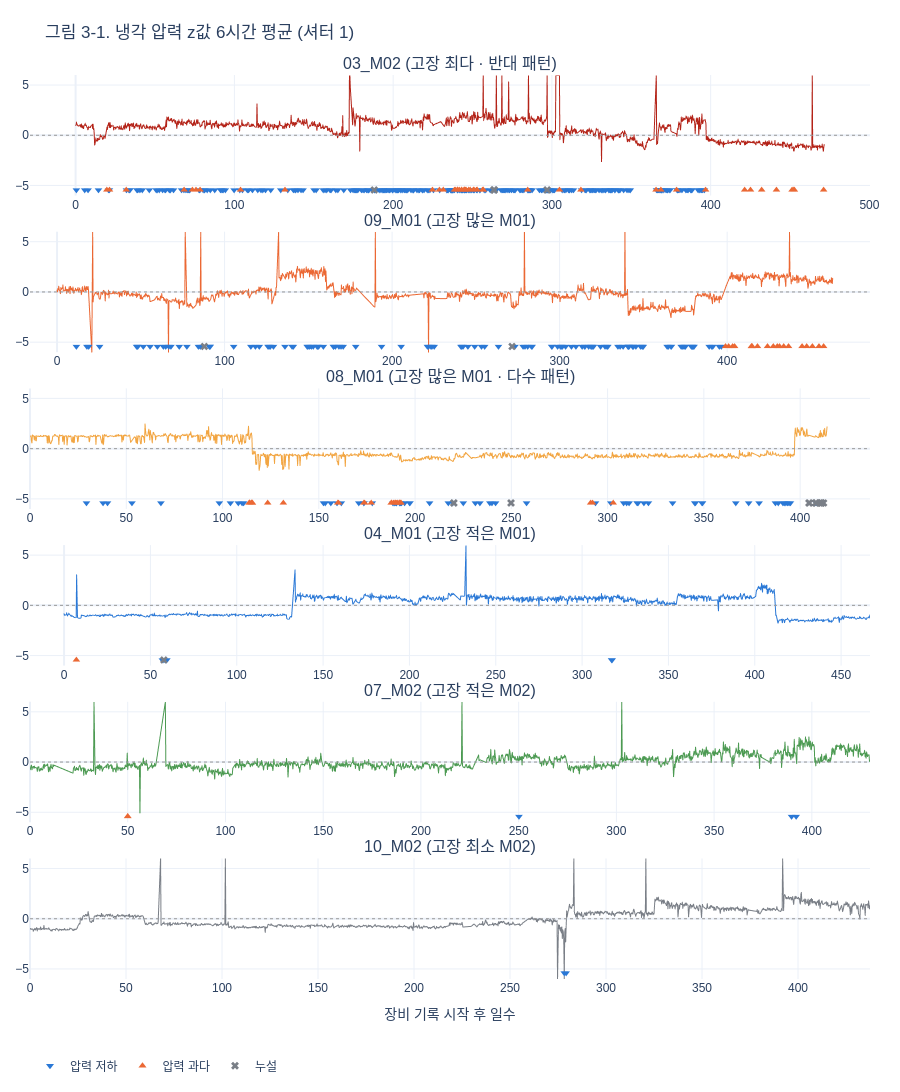
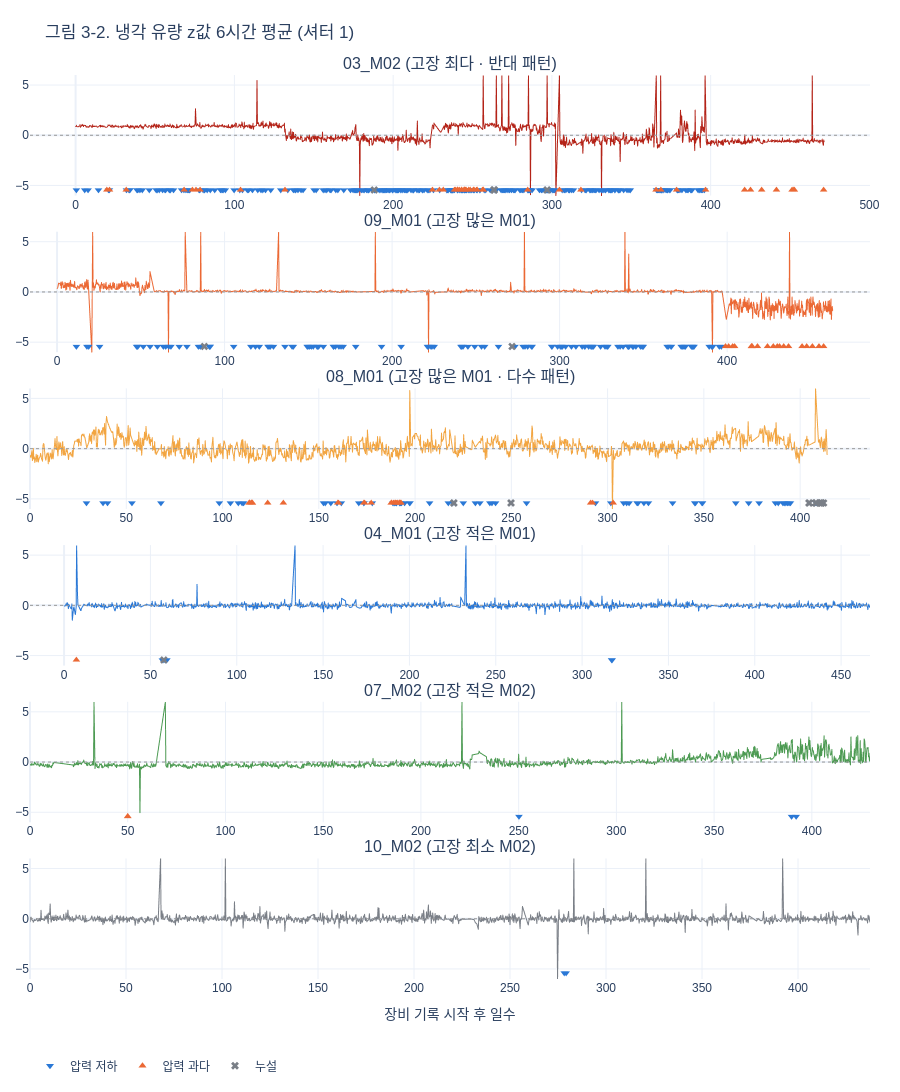

Notebook code for these charts, in order:
### Markdown cell above
## 3. 전체 기간 추세

장비별 셔터 1 구간의 z값을 **6시간 단위로 묶어 원본 행 수로 가중 평균**했다. 0은 그 장비·레시피·스텝의 평소 수준이다. 아래쪽 기호는 고장 기록이다(▼ 압력 저하, ▲ 압력 과다, × 누설). 세로축은 ±6에서 자른다.

**가중치**: 스텝 구간마다 그 구간의 **원본 행 수**(`n_rows`, 약 4초당 1행)를 가중치로 준다. 원본 행 수는 구간이 이어진 시간 길이와 같으므로, 6시간 칸의 값은 Σ(z × 원본 행 수) / Σ(원본 행 수)이다. 예를 들어 z = +2.0인 4초짜리 구간과 z = 0.0인 6분짜리 구간이 있으면 단순 평균은 1.0이지만 가중 평균은 0.02다. 몇 초짜리 짧은 구간이 긴 구간과 같은 무게를 갖지 않게 하려는 것이다. 1장(압력 저하 전 냉각 압력 z)과 6장(고장 전 48시간 궤적)도 같은 방식이다.

### Code cell
BIN_SEC = 6 * HOUR                        # 긴 기간 그림의 묶음 단위: 6시간

def six_hour_mean(tool, sensor):
    """장비·센서의 z값을 6시간 칸별 가중 평균한다. 반환: (기록 시작 후 일수를 index로 한 Series, 장비 시작 시각)"""
    seg = sel_df[(sel_df.Tool == tool) & (sel_df.shutter == 1)].dropna(subset=['z_' + sensor])   # 셔터 1 · z값 있는 구간만
    tool_start = tool_start_by[tool]                                                             # 장비 기록 시작 시각
    bin_idx = (seg.time_start - tool_start) // BIN_SEC          # 구간이 속한 6시간 칸 번호 (묶는 기준, 가중치 아님)
    weight = seg.n_rows                                         # 가중치 = 구간의 원본 행 수(구간 길이)
    # 칸별 가중 평균 = Σ(z × weight) / Σ(weight)
    #   예: z=+2.0(1행, 4초)과 z=0.0(99행, 약 6분) → 단순 평균 1.0, 가중 평균 0.02
    bin_mean = (seg['z_' + sensor] * weight).groupby(bin_idx).sum() / weight.groupby(bin_idx).sum()
    return pd.Series(bin_mean.values, index=bin_mean.index * BIN_SEC / DAY), tool_start   # 칸 번호 -> 일수

# ── 그림 3-1(냉각 압력), 3-2(냉각 유량): 장비 4대를 위아래로 ──────
for sensor in ['FLOWCOOLPRESSURE', 'FLOWCOOLFLOWRATE']:
    fig = make_subplots(rows=len(SEL), cols=1, shared_xaxes=False, vertical_spacing=.04,
                        subplot_titles=[f'{tool} ({ROLE[tool]})' for tool in SEL])
    for row, tool in enumerate(SEL, 1):
        z_6h, tool_start = six_hour_mean(tool, sensor)
        # 선: 6시간 가중 평균 z (±6에서 자름). Scattergl = 점이 많아도 가벼운 WebGL 그림
        fig.add_trace(go.Scattergl(x=z_6h.index, y=z_6h.values.clip(-6, 6), mode='lines',
                                   line=dict(color=TCOLOR[tool], width=1), showlegend=False,
                                   hovertemplate='%{x:.1f}일<br>z %{y:.2f}<extra></extra>'), row=row, col=1)
        # 아래쪽 기호: 고장 기록 위치 (종류별 모양·색)
        tool_events = events[events.Tool == tool]
        for ftype in ORDER:
            type_events = tool_events[tool_events.종류 == ftype]
            fig.add_trace(go.Scattergl(x=(type_events.time - tool_start) / DAY, y=np.full(len(type_events), -5.4),
                                       mode='markers', marker=dict(symbol=FSYMBOL[ftype], color=FCOLOR[ftype], size=7),
                                       name=ftype, legendgroup=ftype, showlegend=row == 1,
                                       hovertemplate=ftype + ' %{x:.1f}일<extra></extra>'), row=row, col=1)
        fig.add_hline(y=0, line=dict(color='#999', dash='dot', width=1), row=row, col=1)   # 0 = 평소 수준
        fig.update_yaxes(range=[-6, 6], row=row, col=1)
    fig.update_xaxes(title_text='장비 기록 시작 후 일수', row=len(SEL), col=1)
    fig.update_layout(title=f'그림 3-{1 if sensor == "FLOWCOOLPRESSURE" else 2}. {NAMES[sensor]} z값 6시간 평균 (셔터 1)',
                      legend=dict(orientation='h', y=-0.08))
    show(fig, 1250)

### Figure 1 — Plotly figure (JSON) as saved in the notebook; plotly's stock layout.template omitted (floating-point values rounded to 4 significant figures; data arrays with more than 128 entries replaced by an {"elided": "..."} marker saying what was removed)
{"data": [{"hovertemplate": "%{x:.1f}일<br>z %{y:.2f}<extra></extra>", "line": {"color": "#b42318", "width": 1}, "mode": "lines", "showlegend": false, "type": "scattergl", "x": {"elided": "1739 float values"}, "xaxis": "x", "y": {"elided": "1739 float values"}, "yaxis": "y"}, {"hovertemplate": "압력 저하 %{x:.1f}일<extra></extra>", "legendgroup": "압력 저하", "marker": {"color": "#2a78d6", "size": 7, "symbol": "triangle-down"}, "mode": "markers", "name": "압력 저하", "showlegend": true, "type": "scattergl", "x": {"elided": "298 float values"}, "xaxis": "x", "y": {"elided": "298 float values"}, "yaxis": "y"}, {"hovertemplate": "압력 과다 %{x:.1f}일<extra></extra>", "legendgroup": "압력 과다", "marker": {"color": "#eb6834", "size": 7, "symbol": "triangle-up"}, "mode": "markers", "name": "압력 과다", "showlegend": true, "type": "scattergl", "x": [19.67, 21.34, 31.9, 68.33, 73.55, 75.83, 78.38, 103.9, 131.9, 224.7, 229.1, 231.6, 238.6, 239.2, 240.4, 240.7, 241.7, 243.1, 243.2, 244.6, 244.8, 244.9, 245.2, 245.5, 246.0, 247.6, 248.5, 250.5, 250.9, 252.5, 253.0, 256.3, 256.7, 256.8, 284.7, 304.8, 318.3, 365.6, 368.6, 378.5, 396.8, 421.4, 425.1, 432.1, 441.4, 451.3, 452.3, 452.7, 471.2], "xaxis": "x", "y": [-5.4, -5.4, -5.4, -5.4, -5.4, -5.4, -5.4, -5.4, -5.4, -5.4, -5.4, -5.4, -5.4, -5.4, -5.4, -5.4, -5.4, -5.4, -5.4, -5.4, -5.4, -5.4, -5.4, -5.4, -5.4, -5.4, -5.4, -5.4, -5.4, -5.4, -5.4, -5.4, -5.4, -5.4, -5.4, -5.4, -5.4, -5.4, -5.4, -5.4, -5.4, -5.4, -5.4, -5.4, -5.4, -5.4, -5.4, -5.4, -5.4], "yaxis": "y"}, {"hovertemplate": "누설 %{x:.1f}일<extra></extra>", "legendgroup": "누설", "marker": {"color": "#7a7f87", "size": 7, "symbol": "x"}, "mode": "markers", "name": "누설", "showlegend": true, "type": "scattergl", "x": [188.1, 263.5, 263.5, 263.5, 263.6, 263.8, 263.8, 296.9, 297.0], "xaxis": "x", "y": [-5.4, -5.4, -5.4, -5.4, -5.4, -5.4, -5.4, -5.4, -5.4], "yaxis": "y"}, {"hovertemplate": "%{x:.1f}일<br>z %{y:.2f}<extra></extra>", "line": {"color": "#eb6834", "width": 1}, "mode": "lines", "showlegend": false, "type": "scattergl", "x": {"elided": "1593 float values"}, "xaxis": "x2", "y": {"elided": "1593 float values"}, "yaxis": "y2"}, {"hovertemplate": "압력 저하 %{x:.1f}일<extra></extra>", "legendgroup": "압력 저하", "marker": {"color": "#2a78d6", "size": 7, "symbol": "triangle-down"}, "mode": "markers", "name": "압력 저하", "showlegend": false, "type": "scattergl", "x": {"elided": "129 float values"}, "xaxis": "x2", "y": {"elided": "129 float values"}, "yaxis": "y2"}, {"hovertemplate": "압력 과다 %{x:.1f}일<extra></extra>", "legendgroup": "압력 과다", "marker": {"color": "#eb6834", "size": 7, "symbol": "triangle-up"}, "mode": "markers", "name": "압력 과다", "showlegend": false, "type": "scattergl", "x": [399.0, 400.9, 403.3, 404.5, 414.5, 414.7, 415.0, 418.1, 424.1, 427.6, 429.9, 431.3, 433.8, 436.6, 444.8, 447.5, 450.9, 454.8, 457.6], "xaxis": "x2", "y": [-5.4, -5.4, -5.4, -5.4, -5.4, -5.4, -5.4, -5.4, -5.4, -5.4, -5.4, -5.4, -5.4, -5.4, -5.4, -5.4, -5.4, -5.4, -5.4], "yaxis": "y2"}, {"hovertemplate": "누설 %{x:.1f}일<extra></extra>", "legendgroup": "누설", "marker": {"color": "#7a7f87", "size": 7, "symbol": "x"}, "mode": "markers", "name": "누설", "showlegend": false, "type": "scattergl", "x": [87.92, 271.6], "xaxis": "x2", "y": [-5.4, -5.4], "yaxis": "y2"}, {"hovertemplate": "%{x:.1f}일<br>z %{y:.2f}<extra></extra>", "line": {"color": "#f2a541", "width": 1}, "mode": "lines", "showlegend": false, "type": "scattergl", "x": {"elided": "1469 float values"}, "xaxis": "x3", "y": {"elided": "1469 float values"}, "yaxis": "y3"}, {"hovertemplate": "압력 저하 %{x:.1f}일<extra></extra>", "legendgroup": "압력 저하", "marker": {"color": "#2a78d6", "size": 7, "symbol": "triangle-down"}, "mode": "markers", "name": "압력 저하", "showlegend": false, "type": "scattergl", "x": [29.33, 37.96, 40.25, 52.95, 67.99, 98.33, 104.1, 108.2, 110.2, 110.9, 152.4, 153.4, 156.2, 159.5, 161.7, 170.8, 173.4, 173.4, 177.8, 188.5, 188.6, 189.4, 189.5, 190.2, 190.4, 191.9, 192.1, 192.5, 193.0, 194.6, 197.2, 197.3, 207.6, 217.3, 219.6, 225.0, 231.3, 233.7, 238.8, 239.9, 241.8, 257.9, 293.7, 301.7, 308.3, 309.9, 311.2, 315.3, 315.8, 318.9, 321.2, 333.8, 345.3, 345.6, 349.0, 349.3, 366.6, 373.3, 378.7, 387.2, 388.6, 391.0, 391.8, 392.6, 393.5, 394.3, 395.0, 408.2], "xaxis": "x3", "y": [-5.4, -5.4, -5.4, -5.4, -5.4, -5.4, -5.4, -5.4, -5.4, -5.4, -5.4, -5.4, -5.4, -5.4, -5.4, -5.4, -5.4, -5.4, -5.4, -5.4, -5.4, -5.4, -5.4, -5.4, -5.4, -5.4, -5.4, -5.4, -5.4, -5.4, -5.4, -5.4, -5.4, -5.4, -5.4, -5.4, -5.4, -5.4, -5.4, -5.4, -5.4, -5.4, -5.4, -5.4, -5.4, -5.4, -5.4, -5.4, -5.4, -5.4, -5.4, -5.4, -5.4, -5.4, -5.4, -5.4, -5.4, -5.4, -5.4, -5.4, -5.4, -5.4, -5.4, -5.4, -5.4, -5.4, -5.4, -5.4], "yaxis": "y3"}, {"hovertemplate": "압력 과다 %{x:.1f}일<extra></extra>", "legendgroup": "압력 과다", "marker": {"color": "#eb6834", "size": 7, "symbol": "triangle-up"}, "mode": "markers", "name": "압력 과다", "showlegend": false, "type": "scattergl", "x": [113.8, 113.9, 114.2, 115.0, 115.1, 115.1, 115.4, 115.5, 123.4, 131.6, 159.9, 160.2, 173.4, 173.8, 177.2, 187.6, 187.8, 188.8, 189.5, 189.9, 190.1, 190.7, 190.8, 191.7, 191.9, 192.0, 192.3, 192.7, 291.2, 292.2, 302.9, 409.5], "xaxis": "x3", "y": [-5.4, -5.4, -5.4, -5.4, -5.4, -5.4, -5.4, -5.4, -5.4, -5.4, -5.4, -5.4, -5.4, -5.4, -5.4, -5.4, -5.4, -5.4, -5.4, -5.4, -5.4, -5.4, -5.4, -5.4, -5.4, -5.4, -5.4, -5.4, -5.4, -5.4, -5.4, -5.4], "yaxis": "y3"}, {"hovertemplate": "누설 %{x:.1f}일<extra></extra>", "legendgroup": "누설", "marker": {"color": "#7a7f87", "size": 7, "symbol": "x"}, "mode": "markers", "name": "누설", "showlegend": false, "type": "scattergl", "x": [220.1, 220.1, 220.2, 249.8, 249.8, 404.5, 404.8, 408.0, 408.2, 408.2, 408.4, 408.4, 410.1, 410.5, 411.0, 411.2, 412.2], "xaxis": "x3", "y": [-5.4, -5.4, -5.4, -5.4, -5.4, -5.4, -5.4, -5.4, -5.4, -5.4, -5.4, -5.4, -5.4, -5.4, -5.4, -5.4, -5.4], "yaxis": "y3"}, {"hovertemplate": "%{x:.1f}일<br>z %{y:.2f}<extra></extra>", "line": {"color": "#2a78d6", "width": 1}, "mode": "lines", "showlegend": false, "type": "scattergl", "x": {"elided": "1680 float values"}, "xaxis": "x4", "y": {"elided": "1680 float values"}, "yaxis": "y4"}, {"hovertemplate": "압력 저하 %{x:.1f}일<extra></extra>", "legendgroup": "압력 저하", "marker": {"color": "#2a78d6", "size": 7, "symbol": "triangle-down"}, "mode": "markers", "name": "압력 저하", "showlegend": false, "type": "scattergl", "x": [56.91, 57.77, 59.4, 59.46, 317.1, 317.3, 317.4], "xaxis": "x4", "y": [-5.4, -5.4, -5.4, -5.4, -5.4, -5.4, -5.4], "yaxis": "y4"}, {"hovertemplate": "압력 과다 %{x:.1f}일<extra></extra>", "legendgroup": "압력 과다", "marker": {"color": "#eb6834", "size": 7, "symbol": "triangle-up"}, "mode": "markers", "name": "압력 과다", "showlegend": false, "type": "scattergl", "x": [7.116], "xaxis": "x4", "y": [-5.4], "yaxis": "y4"}, {"hovertemplate": "누설 %{x:.1f}일<extra></extra>", "legendgroup": "누설", "marker": {"color": "#7a7f87", "size": 7, "symbol": "x"}, "mode": "markers", "name": "누설", "showlegend": false, "type": "scattergl", "x": [57.78], "xaxis": "x4", "y": [-5.4], "yaxis": "y4"}, {"hovertemplate": "%{x:.1f}일<br>z %{y:.2f}<extra></extra>", "line": {"color": "#4c9a52", "width": 1}, "mode": "lines", "showlegend": false, "type": "scattergl", "x": {"elided": "1584 float values"}, "xaxis": "x5", "y": {"elided": "1584 float values"}, "yaxis": "y5"}, {"hovertemplate": "압력 저하 %{x:.1f}일<extra></extra>", "legendgroup": "압력 저하", "marker": {"color": "#2a78d6", "size": 7, "symbol": "triangle-down"}, "mode": "markers", "name": "압력 저하", "showlegend": false, "type": "scattergl", "x": [250.2, 389.6, 392.0], "xaxis": "x5", "y": [-5.4, -5.4, -5.4], "yaxis": "y5"}, {"hovertemplate": "압력 과다 %{x:.1f}일<extra></extra>", "legendgroup": "압력 과다", "marker": {"color": "#eb6834", "size": 7, "symbol": "triangle-up"}, "mode": "markers", "name": "압력 과다", "showlegend": false, "type": "scattergl", "x": [49.98, 50.01, 50.01], "xaxis": "x5", "y": [-5.4, -5.4, -5.4], "yaxis": "y5"}, {"hovertemplate": "누설 %{x:.1f}일<extra></extra>", "legendgroup": "누설", "marker": {"color": "#7a7f87", "size": 7, "symbol": "x"}, "mode": "markers", "name": "누설", "showlegend": false, "type": "scattergl", "x": [], "xaxis": "x5", "y": [], "yaxis": "y5"}, {"hovertemplate": "%{x:.1f}일<br>z %{y:.2f}<extra></extra>", "line": {"color": "#7a7f87", "width": 1}, "mode": "lines", "showlegend": false, "type": "scattergl", "x": {"elided": "1575 float values"}, "xaxis": "x6", "y": {"elided": "1575 float values"}, "yaxis": "y6"}, {"hovertemplate": "압력 저하 %{x:.1f}일<extra></extra>", "legendgroup": "압력 저하", "marker": {"color": "#2a78d6", "size": 7, "symbol": "triangle-down"}, "mode": "markers", "name": "압력 저하", "showlegend": false, "type": "scattergl", "x": [278.3, 279.2], "xaxis": "x6", "y": [-5.4, -5.4], "yaxis": "y6"}, {"hovertemplate": "압력 과다 %{x:.1f}일<extra></extra>", "legendgroup": "압력 과다", "marker": {"color": "#eb6834", "size": 7, "symbol": "triangle-up"}, "mode": "markers", "name": "압력 과다", "showlegend": false, "type": "scattergl", "x": [], "xaxis": "x6", "y": [], "yaxis": "y6"}, {"hovertemplate": "누설 %{x:.1f}일<extra></extra>", "legendgroup": "누설", "marker": {"color": "#7a7f87", "size": 7, "symbol": "x"}, "mode": "markers", "name": "누설", "showlegend": false, "type": "scattergl", "x": [], "xaxis": "x6", "y": [], "yaxis": "y6"}], "layout": {"annotations": [{"font": {"size": 16}, "showarrow": false, "text": "03_M02 (고장 최다 · 반대 패턴)", "x": 0.5, "xanchor": "center", "xref": "paper", "y": 1.0, "yanchor": "bottom", "yref": "paper"}, {"font": {"size": 16}, "showarrow": false, "text": "09_M01 (고장 많은 M01)", "x": 0.5, "xanchor": "center", "xref": "paper", "y": 0.8267, "yanchor": "bottom", "yref": "paper"}, {"font": {"size": 16}, "showarrow": false, "text": "08_M01 (고장 많은 M01 · 다수 패턴)", "x": 0.5, "xanchor": "center", "xref": "paper", "y": 0.6533, "yanchor": "bottom", "yref": "paper"}, {"font": {"size": 16}, "showarrow": false, "text": "04_M01 (고장 적은 M01)", "x": 0.5, "xanchor": "center", "xref": "paper", "y": 0.48, "yanchor": "bottom", "yref": "paper"}, {"font": {"size": 16}, "showarrow": false, "text": "07_M02 (고장 적은 M02)", "x": 0.5, "xanchor": "center", "xref": "paper", "y": 0.3067, "yanchor": "bottom", "yref": "paper"}, {"font": {"size": 16}, "showarrow": false, "text": "10_M02 (고장 최소 M02)", "x": 0.5, "xanchor": "center", "xref": "paper", "y": 0.1333, "yanchor": "bottom", "yref": "paper"}], "font": {"family": "Malgun Gothic, sans-serif"}, "height": 1250, "legend": {"orientation": "h", "y": -0.08}, "margin": {"b": 70, "l": 30, "r": 30, "t": 75}, "shapes": [{"line": {"color": "#999", "dash": "dot", "width": 1}, "type": "line", "x0": 0, "x1": 1, "xref": "x domain", "y0": 0, "y1": 0, "yref": "y"}, {"line": {"color": "#999", "dash": "dot", "width": 1}, "type": "line", "x0": 0, "x1": 1, "xref": "x2 domain", "y0": 0, "y1": 0, "yref": "y2"}, {"line": {"color": "#999", "dash": "dot", "width": 1}, "type": "line", "x0": 0, "x1": 1, "xref": "x3 domain", "y0": 0, "y1": 0, "yref": "y3"}, {"line": {"color": "#999", "dash": "dot", "width": 1}, "type": "line", "x0": 0, "x1": 1, "xref": "x4 domain", "y0": 0, "y1": 0, "yref": "y4"}, {"line": {"color": "#999", "dash": "dot", "width": 1}, "type": "line", "x0": 0, "x1": 1, "xref": "x5 domain", "y0": 0, "y1": 0, "yref": "y5"}, {"line": {"color": "#999", "dash": "dot", "width": 1}, "type": "line", "x0": 0, "x1": 1, "xref": "x6 domain", "y0": 0, "y1": 0, "yref": "y6"}], "title": {"text": "그림 3-1. 냉각 압력 z값 6시간 평균 (셔터 1)"}, "xaxis": {"anchor": "y", "domain": [0.0, 1.0]}, "xaxis2": {"anchor": "y2", "domain": [0.0, 1.0]}, "xaxis3": {"anchor": "y3", "domain": [0.0, 1.0]}, "xaxis4": {"anchor": "y4", "domain": [0.0, 1.0]}, "xaxis5": {"anchor": "y5", "domain": [0.0, 1.0]}, "xaxis6": {"anchor": "y6", "domain": [0.0, 1.0], "title": {"text": "장비 기록 시작 후 일수"}}, "yaxis": {"anchor": "x", "domain": [0.8667, 1.0], "range": [-6, 6]}, "yaxis2": {"anchor": "x2", "domain": [0.6933, 0.8267], "range": [-6, 6]}, "yaxis3": {"anchor": "x3", "domain": [0.52, 0.6533], "range": [-6, 6]}, "yaxis4": {"anchor": "x4", "domain": [0.3467, 0.48], "range": [-6, 6]}, "yaxis5": {"anchor": "x5", "domain": [0.1733, 0.3067], "range": [-6, 6]}, "yaxis6": {"anchor": "x6", "domain": [0.0, 0.1333], "range": [-6, 6]}}}

### Figure 2 — Plotly figure (JSON) as saved in the notebook; plotly's stock layout.template omitted (floating-point values rounded to 4 significant figures; data arrays with more than 128 entries replaced by an {"elided": "..."} marker saying what was removed)
{"data": [{"hovertemplate": "%{x:.1f}일<br>z %{y:.2f}<extra></extra>", "line": {"color": "#b42318", "width": 1}, "mode": "lines", "showlegend": false, "type": "scattergl", "x": {"elided": "1739 float values"}, "xaxis": "x", "y": {"elided": "1739 float values"}, "yaxis": "y"}, {"hovertemplate": "압력 저하 %{x:.1f}일<extra></extra>", "legendgroup": "압력 저하", "marker": {"color": "#2a78d6", "size": 7, "symbol": "triangle-down"}, "mode": "markers", "name": "압력 저하", "showlegend": true, "type": "scattergl", "x": {"elided": "298 float values"}, "xaxis": "x", "y": {"elided": "298 float values"}, "yaxis": "y"}, {"hovertemplate": "압력 과다 %{x:.1f}일<extra></extra>", "legendgroup": "압력 과다", "marker": {"color": "#eb6834", "size": 7, "symbol": "triangle-up"}, "mode": "markers", "name": "압력 과다", "showlegend": true, "type": "scattergl", "x": [19.67, 21.34, 31.9, 68.33, 73.55, 75.83, 78.38, 103.9, 131.9, 224.7, 229.1, 231.6, 238.6, 239.2, 240.4, 240.7, 241.7, 243.1, 243.2, 244.6, 244.8, 244.9, 245.2, 245.5, 246.0, 247.6, 248.5, 250.5, 250.9, 252.5, 253.0, 256.3, 256.7, 256.8, 284.7, 304.8, 318.3, 365.6, 368.6, 378.5, 396.8, 421.4, 425.1, 432.1, 441.4, 451.3, 452.3, 452.7, 471.2], "xaxis": "x", "y": [-5.4, -5.4, -5.4, -5.4, -5.4, -5.4, -5.4, -5.4, -5.4, -5.4, -5.4, -5.4, -5.4, -5.4, -5.4, -5.4, -5.4, -5.4, -5.4, -5.4, -5.4, -5.4, -5.4, -5.4, -5.4, -5.4, -5.4, -5.4, -5.4, -5.4, -5.4, -5.4, -5.4, -5.4, -5.4, -5.4, -5.4, -5.4, -5.4, -5.4, -5.4, -5.4, -5.4, -5.4, -5.4, -5.4, -5.4, -5.4, -5.4], "yaxis": "y"}, {"hovertemplate": "누설 %{x:.1f}일<extra></extra>", "legendgroup": "누설", "marker": {"color": "#7a7f87", "size": 7, "symbol": "x"}, "mode": "markers", "name": "누설", "showlegend": true, "type": "scattergl", "x": [188.1, 263.5, 263.5, 263.5, 263.6, 263.8, 263.8, 296.9, 297.0], "xaxis": "x", "y": [-5.4, -5.4, -5.4, -5.4, -5.4, -5.4, -5.4, -5.4, -5.4], "yaxis": "y"}, {"hovertemplate": "%{x:.1f}일<br>z %{y:.2f}<extra></extra>", "line": {"color": "#eb6834", "width": 1}, "mode": "lines", "showlegend": false, "type": "scattergl", "x": {"elided": "1593 float values"}, "xaxis": "x2", "y": {"elided": "1593 float values"}, "yaxis": "y2"}, {"hovertemplate": "압력 저하 %{x:.1f}일<extra></extra>", "legendgroup": "압력 저하", "marker": {"color": "#2a78d6", "size": 7, "symbol": "triangle-down"}, "mode": "markers", "name": "압력 저하", "showlegend": false, "type": "scattergl", "x": {"elided": "129 float values"}, "xaxis": "x2", "y": {"elided": "129 float values"}, "yaxis": "y2"}, {"hovertemplate": "압력 과다 %{x:.1f}일<extra></extra>", "legendgroup": "압력 과다", "marker": {"color": "#eb6834", "size": 7, "symbol": "triangle-up"}, "mode": "markers", "name": "압력 과다", "showlegend": false, "type": "scattergl", "x": [399.0, 400.9, 403.3, 404.5, 414.5, 414.7, 415.0, 418.1, 424.1, 427.6, 429.9, 431.3, 433.8, 436.6, 444.8, 447.5, 450.9, 454.8, 457.6], "xaxis": "x2", "y": [-5.4, -5.4, -5.4, -5.4, -5.4, -5.4, -5.4, -5.4, -5.4, -5.4, -5.4, -5.4, -5.4, -5.4, -5.4, -5.4, -5.4, -5.4, -5.4], "yaxis": "y2"}, {"hovertemplate": "누설 %{x:.1f}일<extra></extra>", "legendgroup": "누설", "marker": {"color": "#7a7f87", "size": 7, "symbol": "x"}, "mode": "markers", "name": "누설", "showlegend": false, "type": "scattergl", "x": [87.92, 271.6], "xaxis": "x2", "y": [-5.4, -5.4], "yaxis": "y2"}, {"hovertemplate": "%{x:.1f}일<br>z %{y:.2f}<extra></extra>", "line": {"color": "#f2a541", "width": 1}, "mode": "lines", "showlegend": false, "type": "scattergl", "x": {"elided": "1469 float values"}, "xaxis": "x3", "y": {"elided": "1469 float values"}, "yaxis": "y3"}, {"hovertemplate": "압력 저하 %{x:.1f}일<extra></extra>", "legendgroup": "압력 저하", "marker": {"color": "#2a78d6", "size": 7, "symbol": "triangle-down"}, "mode": "markers", "name": "압력 저하", "showlegend": false, "type": "scattergl", "x": [29.33, 37.96, 40.25, 52.95, 67.99, 98.33, 104.1, 108.2, 110.2, 110.9, 152.4, 153.4, 156.2, 159.5, 161.7, 170.8, 173.4, 173.4, 177.8, 188.5, 188.6, 189.4, 189.5, 190.2, 190.4, 191.9, 192.1, 192.5, 193.0, 194.6, 197.2, 197.3, 207.6, 217.3, 219.6, 225.0, 231.3, 233.7, 238.8, 239.9, 241.8, 257.9, 293.7, 301.7, 308.3, 309.9, 311.2, 315.3, 315.8, 318.9, 321.2, 333.8, 345.3, 345.6, 349.0, 349.3, 366.6, 373.3, 378.7, 387.2, 388.6, 391.0, 391.8, 392.6, 393.5, 394.3, 395.0, 408.2], "xaxis": "x3", "y": [-5.4, -5.4, -5.4, -5.4, -5.4, -5.4, -5.4, -5.4, -5.4, -5.4, -5.4, -5.4, -5.4, -5.4, -5.4, -5.4, -5.4, -5.4, -5.4, -5.4, -5.4, -5.4, -5.4, -5.4, -5.4, -5.4, -5.4, -5.4, -5.4, -5.4, -5.4, -5.4, -5.4, -5.4, -5.4, -5.4, -5.4, -5.4, -5.4, -5.4, -5.4, -5.4, -5.4, -5.4, -5.4, -5.4, -5.4, -5.4, -5.4, -5.4, -5.4, -5.4, -5.4, -5.4, -5.4, -5.4, -5.4, -5.4, -5.4, -5.4, -5.4, -5.4, -5.4, -5.4, -5.4, -5.4, -5.4, -5.4], "yaxis": "y3"}, {"hovertemplate": "압력 과다 %{x:.1f}일<extra></extra>", "legendgroup": "압력 과다", "marker": {"color": "#eb6834", "size": 7, "symbol": "triangle-up"}, "mode": "markers", "name": "압력 과다", "showlegend": false, "type": "scattergl", "x": [113.8, 113.9, 114.2, 115.0, 115.1, 115.1, 115.4, 115.5, 123.4, 131.6, 159.9, 160.2, 173.4, 173.8, 177.2, 187.6, 187.8, 188.8, 189.5, 189.9, 190.1, 190.7, 190.8, 191.7, 191.9, 192.0, 192.3, 192.7, 291.2, 292.2, 302.9, 409.5], "xaxis": "x3", "y": [-5.4, -5.4, -5.4, -5.4, -5.4, -5.4, -5.4, -5.4, -5.4, -5.4, -5.4, -5.4, -5.4, -5.4, -5.4, -5.4, -5.4, -5.4, -5.4, -5.4, -5.4, -5.4, -5.4, -5.4, -5.4, -5.4, -5.4, -5.4, -5.4, -5.4, -5.4, -5.4], "yaxis": "y3"}, {"hovertemplate": "누설 %{x:.1f}일<extra></extra>", "legendgroup": "누설", "marker": {"color": "#7a7f87", "size": 7, "symbol": "x"}, "mode": "markers", "name": "누설", "showlegend": false, "type": "scattergl", "x": [220.1, 220.1, 220.2, 249.8, 249.8, 404.5, 404.8, 408.0, 408.2, 408.2, 408.4, 408.4, 410.1, 410.5, 411.0, 411.2, 412.2], "xaxis": "x3", "y": [-5.4, -5.4, -5.4, -5.4, -5.4, -5.4, -5.4, -5.4, -5.4, -5.4, -5.4, -5.4, -5.4, -5.4, -5.4, -5.4, -5.4], "yaxis": "y3"}, {"hovertemplate": "%{x:.1f}일<br>z %{y:.2f}<extra></extra>", "line": {"color": "#2a78d6", "width": 1}, "mode": "lines", "showlegend": false, "type": "scattergl", "x": {"elided": "1680 float values"}, "xaxis": "x4", "y": {"elided": "1680 float values"}, "yaxis": "y4"}, {"hovertemplate": "압력 저하 %{x:.1f}일<extra></extra>", "legendgroup": "압력 저하", "marker": {"color": "#2a78d6", "size": 7, "symbol": "triangle-down"}, "mode": "markers", "name": "압력 저하", "showlegend": false, "type": "scattergl", "x": [56.91, 57.77, 59.4, 59.46, 317.1, 317.3, 317.4], "xaxis": "x4", "y": [-5.4, -5.4, -5.4, -5.4, -5.4, -5.4, -5.4], "yaxis": "y4"}, {"hovertemplate": "압력 과다 %{x:.1f}일<extra></extra>", "legendgroup": "압력 과다", "marker": {"color": "#eb6834", "size": 7, "symbol": "triangle-up"}, "mode": "markers", "name": "압력 과다", "showlegend": false, "type": "scattergl", "x": [7.116], "xaxis": "x4", "y": [-5.4], "yaxis": "y4"}, {"hovertemplate": "누설 %{x:.1f}일<extra></extra>", "legendgroup": "누설", "marker": {"color": "#7a7f87", "size": 7, "symbol": "x"}, "mode": "markers", "name": "누설", "showlegend": false, "type": "scattergl", "x": [57.78], "xaxis": "x4", "y": [-5.4], "yaxis": "y4"}, {"hovertemplate": "%{x:.1f}일<br>z %{y:.2f}<extra></extra>", "line": {"color": "#4c9a52", "width": 1}, "mode": "lines", "showlegend": false, "type": "scattergl", "x": {"elided": "1584 float values"}, "xaxis": "x5", "y": {"elided": "1584 float values"}, "yaxis": "y5"}, {"hovertemplate": "압력 저하 %{x:.1f}일<extra></extra>", "legendgroup": "압력 저하", "marker": {"color": "#2a78d6", "size": 7, "symbol": "triangle-down"}, "mode": "markers", "name": "압력 저하", "showlegend": false, "type": "scattergl", "x": [250.2, 389.6, 392.0], "xaxis": "x5", "y": [-5.4, -5.4, -5.4], "yaxis": "y5"}, {"hovertemplate": "압력 과다 %{x:.1f}일<extra></extra>", "legendgroup": "압력 과다", "marker": {"color": "#eb6834", "size": 7, "symbol": "triangle-up"}, "mode": "markers", "name": "압력 과다", "showlegend": false, "type": "scattergl", "x": [49.98, 50.01, 50.01], "xaxis": "x5", "y": [-5.4, -5.4, -5.4], "yaxis": "y5"}, {"hovertemplate": "누설 %{x:.1f}일<extra></extra>", "legendgroup": "누설", "marker": {"color": "#7a7f87", "size": 7, "symbol": "x"}, "mode": "markers", "name": "누설", "showlegend": false, "type": "scattergl", "x": [], "xaxis": "x5", "y": [], "yaxis": "y5"}, {"hovertemplate": "%{x:.1f}일<br>z %{y:.2f}<extra></extra>", "line": {"color": "#7a7f87", "width": 1}, "mode": "lines", "showlegend": false, "type": "scattergl", "x": {"elided": "1575 float values"}, "xaxis": "x6", "y": {"elided": "1575 float values"}, "yaxis": "y6"}, {"hovertemplate": "압력 저하 %{x:.1f}일<extra></extra>", "legendgroup": "압력 저하", "marker": {"color": "#2a78d6", "size": 7, "symbol": "triangle-down"}, "mode": "markers", "name": "압력 저하", "showlegend": false, "type": "scattergl", "x": [278.3, 279.2], "xaxis": "x6", "y": [-5.4, -5.4], "yaxis": "y6"}, {"hovertemplate": "압력 과다 %{x:.1f}일<extra></extra>", "legendgroup": "압력 과다", "marker": {"color": "#eb6834", "size": 7, "symbol": "triangle-up"}, "mode": "markers", "name": "압력 과다", "showlegend": false, "type": "scattergl", "x": [], "xaxis": "x6", "y": [], "yaxis": "y6"}, {"hovertemplate": "누설 %{x:.1f}일<extra></extra>", "legendgroup": "누설", "marker": {"color": "#7a7f87", "size": 7, "symbol": "x"}, "mode": "markers", "name": "누설", "showlegend": false, "type": "scattergl", "x": [], "xaxis": "x6", "y": [], "yaxis": "y6"}], "layout": {"annotations": [{"font": {"size": 16}, "showarrow": false, "text": "03_M02 (고장 최다 · 반대 패턴)", "x": 0.5, "xanchor": "center", "xref": "paper", "y": 1.0, "yanchor": "bottom", "yref": "paper"}, {"font": {"size": 16}, "showarrow": false, "text": "09_M01 (고장 많은 M01)", "x": 0.5, "xanchor": "center", "xref": "paper", "y": 0.8267, "yanchor": "bottom", "yref": "paper"}, {"font": {"size": 16}, "showarrow": false, "text": "08_M01 (고장 많은 M01 · 다수 패턴)", "x": 0.5, "xanchor": "center", "xref": "paper", "y": 0.6533, "yanchor": "bottom", "yref": "paper"}, {"font": {"size": 16}, "showarrow": false, "text": "04_M01 (고장 적은 M01)", "x": 0.5, "xanchor": "center", "xref": "paper", "y": 0.48, "yanchor": "bottom", "yref": "paper"}, {"font": {"size": 16}, "showarrow": false, "text": "07_M02 (고장 적은 M02)", "x": 0.5, "xanchor": "center", "xref": "paper", "y": 0.3067, "yanchor": "bottom", "yref": "paper"}, {"font": {"size": 16}, "showarrow": false, "text": "10_M02 (고장 최소 M02)", "x": 0.5, "xanchor": "center", "xref": "paper", "y": 0.1333, "yanchor": "bottom", "yref": "paper"}], "font": {"family": "Malgun Gothic, sans-serif"}, "height": 1250, "legend": {"orientation": "h", "y": -0.08}, "margin": {"b": 70, "l": 30, "r": 30, "t": 75}, "shapes": [{"line": {"color": "#999", "dash": "dot", "width": 1}, "type": "line", "x0": 0, "x1": 1, "xref": "x domain", "y0": 0, "y1": 0, "yref": "y"}, {"line": {"color": "#999", "dash": "dot", "width": 1}, "type": "line", "x0": 0, "x1": 1, "xref": "x2 domain", "y0": 0, "y1": 0, "yref": "y2"}, {"line": {"color": "#999", "dash": "dot", "width": 1}, "type": "line", "x0": 0, "x1": 1, "xref": "x3 domain", "y0": 0, "y1": 0, "yref": "y3"}, {"line": {"color": "#999", "dash": "dot", "width": 1}, "type": "line", "x0": 0, "x1": 1, "xref": "x4 domain", "y0": 0, "y1": 0, "yref": "y4"}, {"line": {"color": "#999", "dash": "dot", "width": 1}, "type": "line", "x0": 0, "x1": 1, "xref": "x5 domain", "y0": 0, "y1": 0, "yref": "y5"}, {"line": {"color": "#999", "dash": "dot", "width": 1}, "type": "line", "x0": 0, "x1": 1, "xref": "x6 domain", "y0": 0, "y1": 0, "yref": "y6"}], "title": {"text": "그림 3-2. 냉각 유량 z값 6시간 평균 (셔터 1)"}, "xaxis": {"anchor": "y", "domain": [0.0, 1.0]}, "xaxis2": {"anchor": "y2", "domain": [0.0, 1.0]}, "xaxis3": {"anchor": "y3", "domain": [0.0, 1.0]}, "xaxis4": {"anchor": "y4", "domain": [0.0, 1.0]}, "xaxis5": {"anchor": "y5", "domain": [0.0, 1.0]}, "xaxis6": {"anchor": "y6", "domain": [0.0, 1.0], "title": {"text": "장비 기록 시작 후 일수"}}, "yaxis": {"anchor": "x", "domain": [0.8667, 1.0], "range": [-6, 6]}, "yaxis2": {"anchor": "x2", "domain": [0.6933, 0.8267], "range": [-6, 6]}, "yaxis3": {"anchor": "x3", "domain": [0.52, 0.6533], "range": [-6, 6]}, "yaxis4": {"anchor": "x4", "domain": [0.3467, 0.48], "range": [-6, 6]}, "yaxis5": {"anchor": "x5", "domain": [0.1733, 0.3067], "range": [-6, 6]}, "yaxis6": {"anchor": "x6", "domain": [0.0, 0.1333], "range": [-6, 6]}}}
